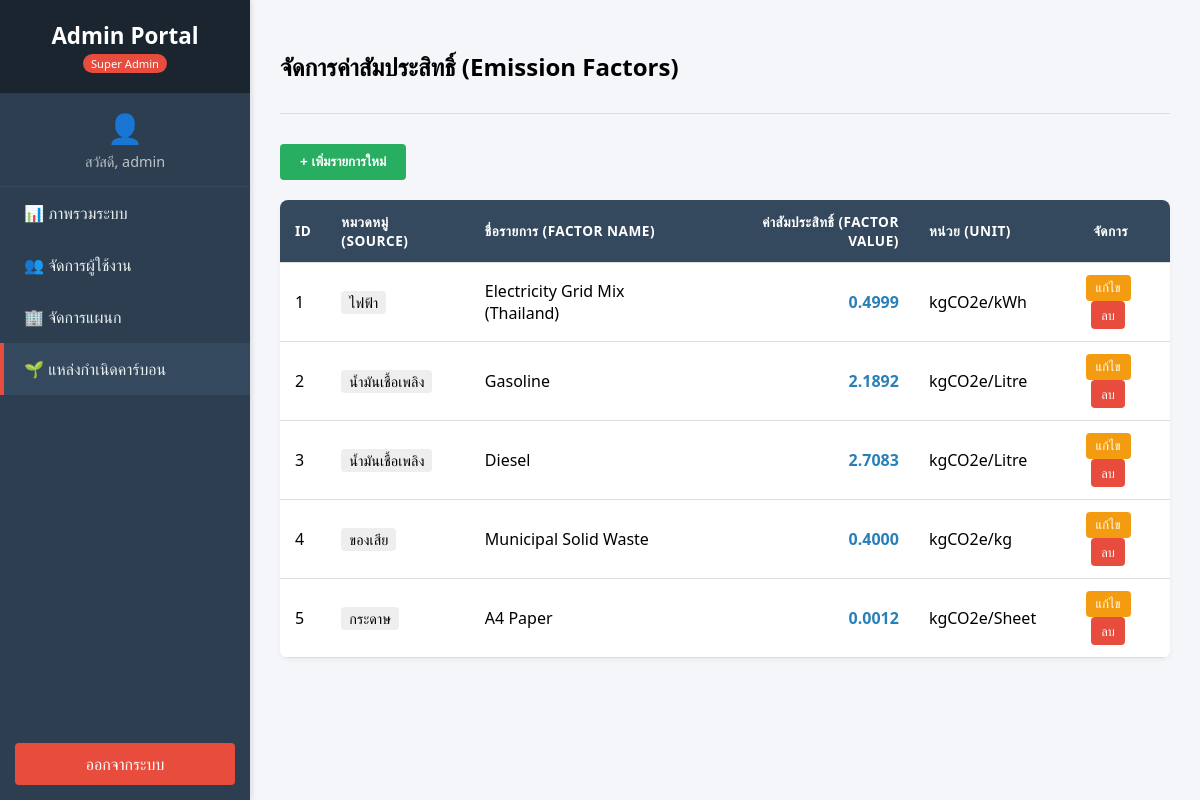
The page /fontend/admin_dashboard.php?page=sources (signed in) on the database its author committed.
### tables this page shows
CREATE TABLE `emission_factors` (
  `factor_id` int(11) NOT NULL,
  `source_id` int(11) DEFAULT NULL,
  `factor_name` varchar(150) NOT NULL,
  `factor_value` decimal(15,6) NOT NULL COMMENT 'ค่า EF',
  `unit` varchar(50) NOT NULL COMMENT 'เช่น kgCO2e/unit',
  `reference_year` year(4) NOT NULL,
  `source_reference` varchar(255) DEFAULT NULL COMMENT 'แหล่งอ้างอิงค่า EF เช่น TGO'
);

CREATE TABLE `emission_sources` (
  `source_id` int(11) NOT NULL,
  `source_name` varchar(100) NOT NULL,
  `description` text DEFAULT NULL,
  `is_active` tinyint(1) DEFAULT 1
);

### fontend/admin_dashboard.php (the view, shortened to what this page needs)
<?php
require_once '../db_config.php';
$page = isset($_GET['page']) ? $_GET['page'] : 'dashboard';
if ($page == 'sources') {
    $sql_factors = "SELECT ef.*, es.source_name
                    FROM emission_factors ef
                    LEFT JOIN emission_sources es ON ef.source_id = es.source_id
                    ORDER BY ef.factor_id ASC";
    $factors_list = $conn->query($sql_factors)->fetchAll();
}
?>
<!DOCTYPE html>
<html lang="th">
<head>
</head>
<body>
    <nav class="sidebar">
        <div class="sidebar-header">
            <span class="brand">Admin Portal</span>
            <span class="admin-badge">Super Admin</span>
        </div>
        <div class="user-profile">
            <div style="font-size: 2em; margin-bottom: 5px;">👤</div>
            สวัสดี, <?php echo htmlspecialchars($_SESSION['admin_fullname']); ?>
        </div>
        <ul class="sidebar-menu">
            <li><a href="admin_dashboard.php?page=dashboard" class="<?php echo ($page == 'dashboard') ? 'active' : ''; ?>">📊 ภาพรวมระบบ</a></li>
            <li><a href="admin_dashboard.php?page=users" class="<?php echo ($page == 'users') ? 'active' : ''; ?>">👥 จัดการผู้ใช้งาน</a></li>
            <li><a href="admin_dashboard.php?page=depts" class="<?php echo ($page == 'depts') ? 'active' : ''; ?>">🏢 จัดการแผนก</a></li>
            <li><a href="admin_dashboard.php?page=sources" class="<?php echo ($page == 'sources') ? 'active' : ''; ?>">🌱 แหล่งกำเนิดคาร์บอน</a></li>
        </ul>
        <div class="logout-container">
<a href="admin_dashboard.php?action=logout" class="btn-logout" onclick="return confirm('ยืนยันการออกจากระบบ?')">ออกจากระบบ</a>        </div>
    </nav>
    <main class="main-content">
        <?php if ($page == 'sources'): ?>
            <div class="page-header">
                <h2>จัดการค่าสัมประสิทธิ์ (Emission Factors)</h2>
            </div>
            <div style="margin-bottom: 20px;">
                <button onclick="openAddModal()" class="btn-add">
                    + เพิ่มรายการใหม่
                </button>
            </div>
            <table>
                <thead>
                    <tr>
                        <th>ID</th>
                        <th>หมวดหมู่ (Source)</th>
                        <th>ชื่อรายการ (Factor Name)</th>
                        <th style="text-align: right;">ค่าสัมประสิทธิ์ (Factor Value)</th>
                        <th>หน่วย (Unit)</th>
                        <th style="text-align: center;">จัดการ</th>
                    </tr>
                </thead>
                <tbody>
                    <?php if (count($factors_list) > 0): ?>
                        <?php foreach ($factors_list as $row): ?>
                            <tr>
                                <td><?php echo $row['factor_id']; ?></td>
                                <td>
                                    <span style="background:#eee; padding:2px 8px; border-radius:4px; font-size:0.9em;">
                                        <?php echo htmlspecialchars($row['source_name'] ?? 'N/A'); ?>
                                    </span>
                                </td>
                                <td><?php echo htmlspecialchars($row['factor_name']); ?></td>
                                <td style="text-align: right; color: #2980b9; font-weight: bold;">
                                    <?php echo number_format($row['factor_value'], 4); ?>
                                </td>
                                <td><?php echo htmlspecialchars($row['unit']); ?></td>
                                <td style="text-align: center;">
                                    <button type="button" class="btn-action btn-edit" style="border:none;"
                                        onclick="openEditModal(
                                            '<?php echo $row['factor_id']; ?>',
                                            '<?php echo $row['source_id']; ?>',
                                            '<?php echo htmlspecialchars($row['factor_name']); ?>',
                                            '<?php echo $row['factor_value']; ?>',
                                            '<?php echo htmlspecialchars($row['unit']); ?>'
                                        )">
                                        แก้ไข
                                    </button>
                                    <a href="admin_dashboard.php?page=sources&delete_factor_id=<?php echo $row['factor_id']; ?>"
                                       class="btn-action btn-del"
                                       onclick="return confirm('ยืนยันที่จะลบรายการนี้?')">ลบ</a>
                                </td>
                            </tr>
                        <?php endforeach; ?>
                    <?php else: ?>
                        <tr><td colspan="6" style="text-align:center; padding:20px;">ไม่พบข้อมูล</td></tr>
                    <?php endif; ?>
                </tbody>
            </table>
        <?php endif; ?>
    </main>
</body>
</html>

### fontend/admin_dashboard.php (style rules this page uses)
body { font-family: 'Segoe UI', sans-serif; margin: 0; background-color: #f4f6f9; display: flex; height: 100vh; overflow: hidden; }
.sidebar { width: 250px; background-color: #2c3e50; color: white; display: flex; flex-direction: column; flex-shrink: 0; box-shadow: 2px 0 5px rgba(0,0,0,0.1); }
.sidebar-header { padding: 20px; background-color: #1a252f; text-align: center; }
.brand { font-size: 1.4em; font-weight: bold; display: block; }
.admin-badge { background-color: #e74c3c; font-size: 0.7em; padding: 2px 8px; border-radius: 10px; vertical-align: middle; }
.user-profile { padding: 15px; border-bottom: 1px solid #34495e; font-size: 0.9em; color: #bdc3c7; text-align: center; }
.sidebar-menu { list-style: none; padding: 0; margin: 0; flex-grow: 1; }
.sidebar-menu li a { display: block; padding: 15px 20px; color: #ecf0f1; text-decoration: none; border-left: 4px solid transparent; transition: all 0.3s; }
.sidebar-menu li a.active { background-color: #34495e; border-left-color: #e74c3c; }
.logout-container { padding: 15px; }
.btn-logout { display: block; width: 100%; padding: 10px 0; background-color: #e74c3c; color: white; text-align: center; text-decoration: none; border-radius: 4px; }
.main-content { flex-grow: 1; padding: 30px; overflow-y: auto; }
.page-header { margin-bottom: 30px; border-bottom: 1px solid #ddd; padding-bottom: 10px; }
table { width: 100%; border-collapse: collapse; background: white; border-radius: 8px; overflow: hidden; box-shadow: 0 2px 4px rgba(0,0,0,0.05); }
th, td { padding: 12px 15px; text-align: left; border-bottom: 1px solid #ddd; }
th { background-color: #34495e; color: white; text-transform: uppercase; font-size: 0.85em; letter-spacing: 0.5px; }
.btn-action { padding: 5px 10px; border-radius: 4px; text-decoration: none; color: white; font-size: 0.8em; margin-right: 5px; display: inline-block; cursor: pointer; }
.btn-edit { background-color: #f39c12; }
.btn-del { background-color: #e74c3c; }
.btn-add { background-color: #27ae60; color: white; padding: 10px 20px; border: none; border-radius: 4px; cursor: pointer; font-weight: bold; }

### rows shown on the page
emission_factors: factor_id "1", source.source_name "ไฟฟ้า", factor_name "Electricity Grid Mix (Thailand)", factor_value "0.4999", unit "kgCO2e/kWh"
emission_factors: factor_id "2", source.source_name "น้ำมันเชื้อเพลิง", factor_name "Gasoline", factor_value "2.1892", unit "kgCO2e/Litre"
emission_factors: factor_id "3", source.source_name "น้ำมันเชื้อเพลิง", factor_name "Diesel", factor_value "2.7083", unit "kgCO2e/Litre"
emission_factors: factor_id "4", source.source_name "ของเสีย", factor_name "Municipal Solid Waste", factor_value "0.4000", unit "kgCO2e/kg"
emission_factors: factor_id "5", source.source_name "กระดาษ", factor_name "A4 Paper", factor_value "0.0012", unit "kgCO2e/Sheet"

### other values the page prints
$_SESSION['admin_fullname'] "admin"
